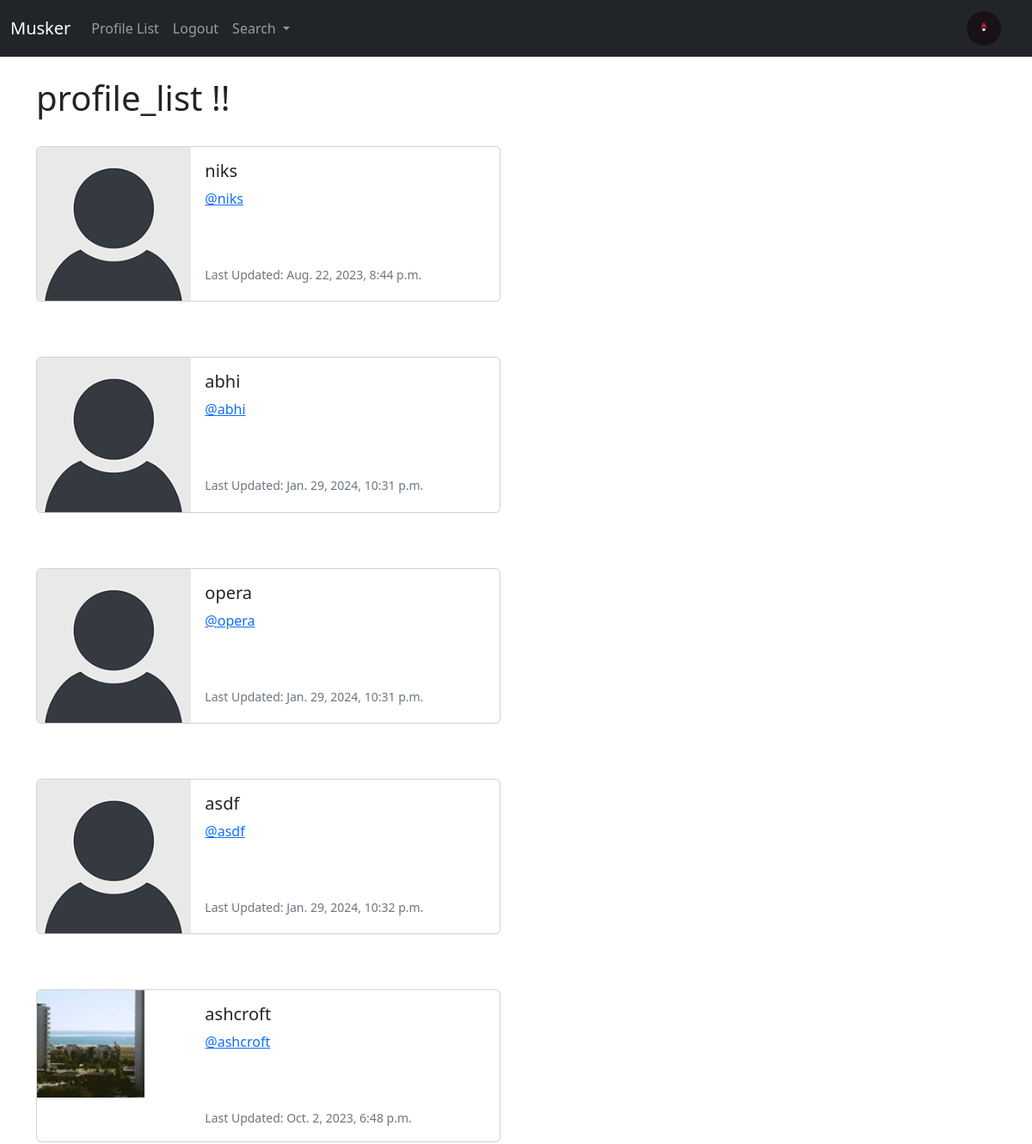
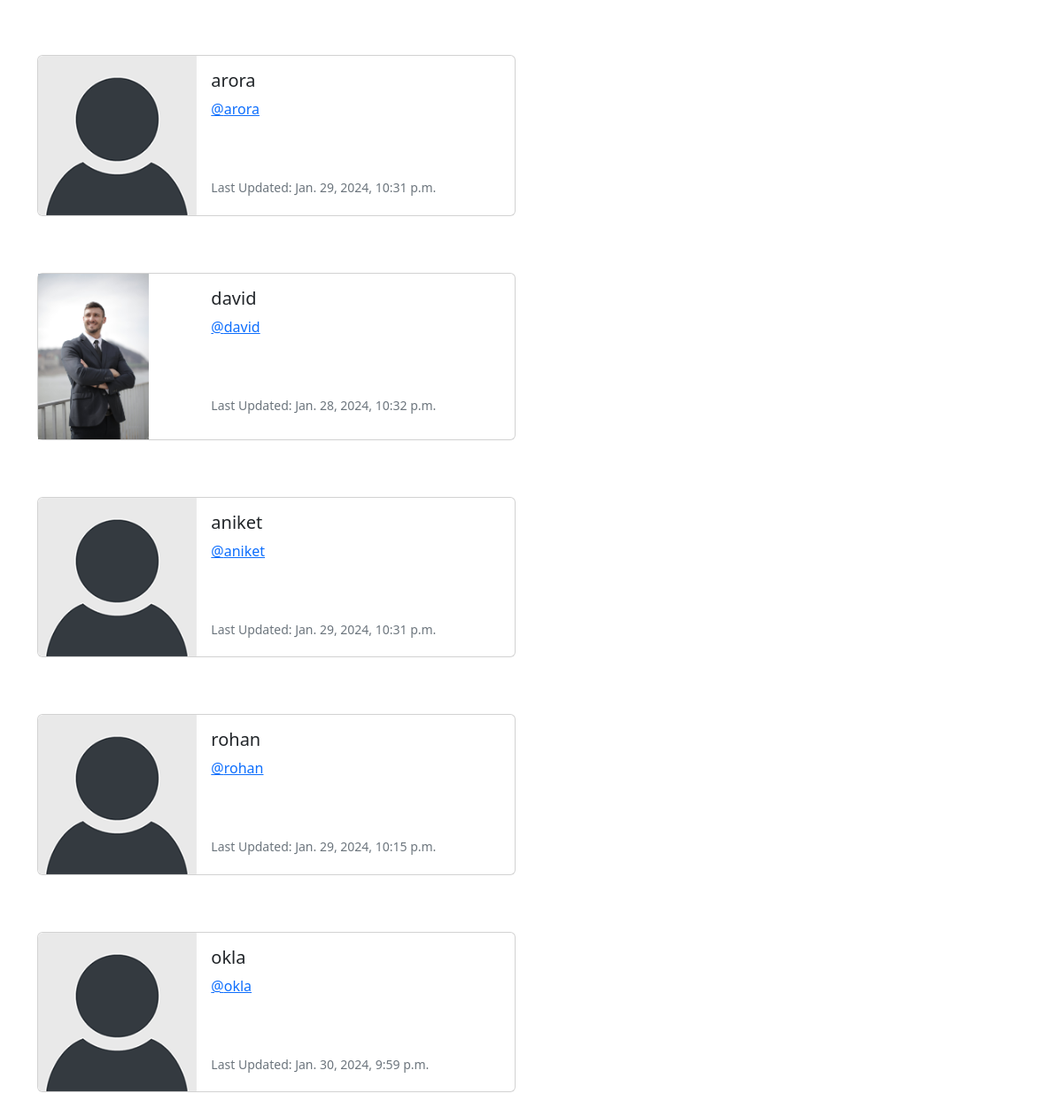
Screenshot of /profile_list/ (signed in) with the database file from the repository (2 pictures, top to bottom).
### musker/models.py (models this page shows, shortened)
class Profile(models.Model):
    user = models.OneToOneField(User, on_delete=models.CASCADE)
    follows = models.ManyToManyField('self',
        related_name="followed_by",
        symmetrical=False,
        blank=True)
    date_modified = models.DateTimeField(User, auto_now=True)
    profile_image = models.ImageField(null=True, blank=True, upload_to="images/")
    profile_bio= models.CharField(null=True, blank=True, max_length=500)
    facebook_link = models.URLField(null=True, blank=True)
    linkedin_link = models.URLField(null=True, blank=True)
    website_link = models.URLField(null=True, blank=True)

### musker/views.py (the view)
# urls.py: path("profile_list/", views.profile_list, name='profile_list'),
def profile_list(request):
    if request.user.is_authenticated:
        profiles = Profile.objects.exclude(user=request.user)
        return render(request, "profile_list.html", {"profiles":profiles})
    else:
        messages.success(request, ("you must be logged in to view this page"))
        return redirect("home")

### musker/templates/profile_list.html
{% extends "base.html"%} {% load static %} {% block content %}
<h1>profile_list !!</h1>
<br />
{% if profiles %} {% for profile in profiles %}
<div class="card mb-3" style="max-width: 540px">
  <div class="row g-0">
    <div class="col-md-4">
      {% if profile.profile_image %}
      <img
        src="{{ profile.profile_image.url }}"
        width="125"
        height="125"
        class="img-fluid"
        alt="{{profile.user.username}}"
      />
      {% else %}
      <img
        src="{% static 'images/dummy.png' %}"
        class="img-fluid rounded-start"
        alt="default profile"
      />
      {% endif %}
    </div>
    <div class="col-md-8">
      <div class="card-body">
        <h5 class="card-title">{{ profile.user.username }}</h5>
        <p class="card-text">
          <a href="{% url 'profile' profile.user.id %}"
            >@{{ profile.user.username|lower}}</a
          >
        </p>
        <br /><br />
        <p class="card-text">
          <small class="text-muted"
            >Last Updated: {{ profile.date_modified}}</small
          >
        </p>
      </div>
    </div>
  </div>
</div>
<br /><br />
{% endfor %} {% endif %} {% endblock %}

### musker/templates/navbar.html (shortened to what this page needs)
{% load static %}
<nav class="navbar navbar-expand-lg navbar-dark bg-dark">
  <div class="container-fluid">
    <a class="navbar-brand" href="{% url 'home' %}">Musker</a>
    <div class="collapse navbar-collapse" id="navbarSupportedContent">
      <ul class="navbar-nav me-auto mb-2 mb-lg-0">
        <li class="nav-item">
          <a class="nav-link" href="{% url 'profile_list' %}">Profile List</a>
        </li>
        {% if user.is_authenticated %}
        <li class="nav-item">
          <a class="nav-link" href="{% url 'logout' %}">Logout</a>
        </li>
        {% endif %}
        <li class="nav-item dropdown">
          <a class="nav-link dropdown-toggle" href="#" role="button" data-bs-toggle="dropdown" aria-expanded="false">
            Search
          </a>
        </li>
      </ul>
      {% if user.is_authenticated %}
      <ul class="navbar-nav m1-auto">
        <li class="nav-link navbar-brand">
          <a href="{% url 'profile' request.user.id %}">
            {% if user.profile.profile_image %}
            <img src="{{ user.profile.profile_image.url }}" alt="" class="rounded-circle" width="40" height="40">
            {% else %}
            <img src="{% static 'images/dummy.png' %}" class="rounded-circle" width="40" height="40"
              alt="default profile" />
            {% endif %}
          </a>
        </li>
      </ul>
      {% endif %}
    </div>
  </div>
</nav>

### rows the page displays
Profile: user.username "niks", date_modified "Aug. 22, 2023, 8:44 p.m."
Profile: user.username "abhi", date_modified "Jan. 29, 2024, 10:31 p.m."
Profile: user.username "opera", date_modified "Jan. 29, 2024, 10:31 p.m."
Profile: user.username "asdf", date_modified "Jan. 29, 2024, 10:32 p.m."
Profile: profile_image (picture), user.username "ashcroft", date_modified "Oct. 2, 2023, 6:48 p.m."
Profile: user.username "arora", date_modified "Jan. 29, 2024, 10:31 p.m."
Profile: profile_image (picture), user.username "david", date_modified "Jan. 28, 2024, 10:32 p.m."
Profile: user.username "aniket", date_modified "Jan. 29, 2024, 10:31 p.m."
Profile: user.username "rohan", date_modified "Jan. 29, 2024, 10:15 p.m."
Profile: user.username "okla", date_modified "Jan. 30, 2024, 9:59 p.m."
